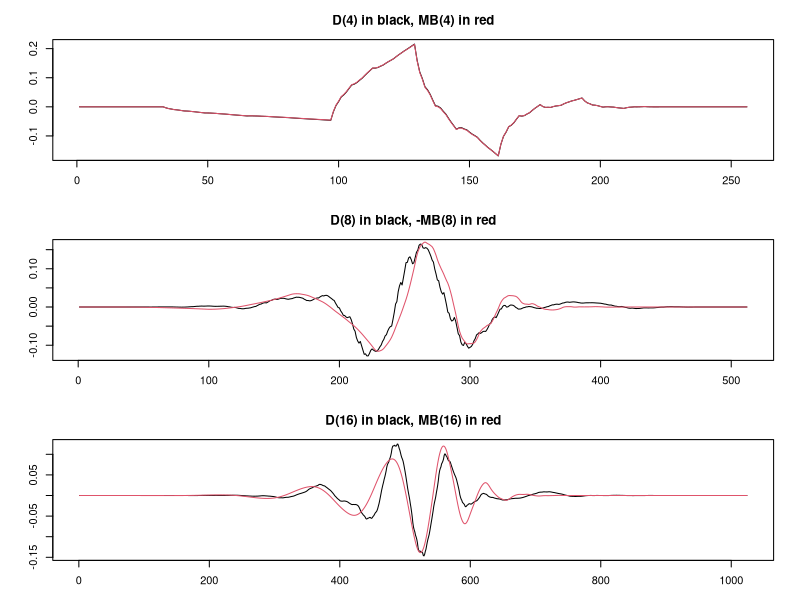
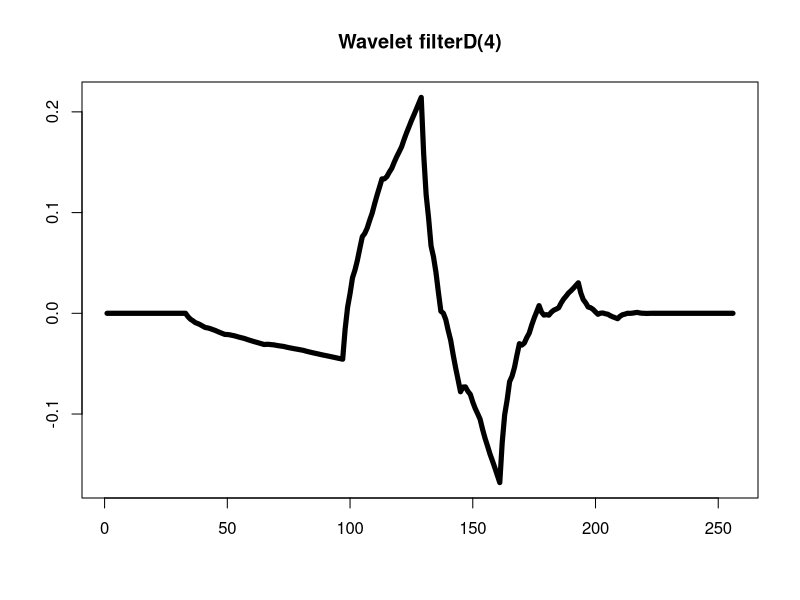
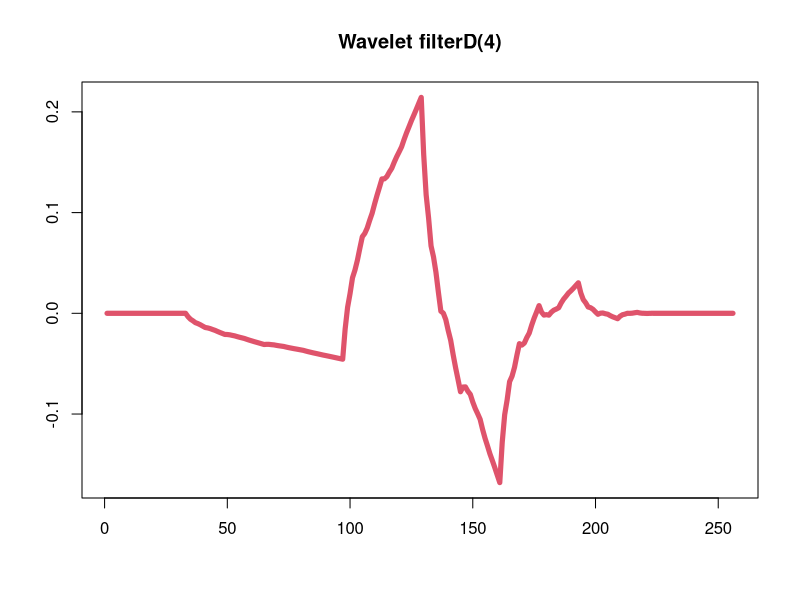

Write the R code that produced these figures, in order.
library(waveslim)
## Figure 4.14 in Gencay, Selcuk and Whitcher (2001)
     par(mfrow=c(3,1), mar=c(5-2,4,4-1,2))
     f.seq <- "HLLLLL"
     plot(c(rep(0,33), wavelet.filter("mb4", f.seq), rep(0,33)), type="l",
          xlab="", ylab="", main="D(4) in black, MB(4) in red")
     lines(c(rep(0,33), wavelet.filter("d4", f.seq), rep(0,33)), col=2)
     plot(c(rep(0,35), -wavelet.filter("mb8", f.seq), rep(0,35)), type="l",
          xlab="", ylab="", main="D(8) in black, -MB(8) in red")
     lines(c(rep(0,35), wavelet.filter("d8", f.seq), rep(0,35)), col=2)
     plot(c(rep(0,39), wavelet.filter("mb16", f.seq), rep(0,39)), type="l",
          xlab="", ylab="", main="D(16) in black, MB(16) in red")
     lines(c(rep(0,39), wavelet.filter("d16", f.seq), rep(0,39)), col=2)

pdf("D4.pdf")
plot(c(rep(0,33), wavelet.filter("d4", f.seq), rep(0,33)), type="l",lwd=5,
       xlab="", ylab="", main="Wavelet filterD(4)")
dev.off()

pdf("D4red.pdf")
plot(c(rep(0,33), wavelet.filter("d4", f.seq), rep(0,33)), type="l",lwd=5,col=2,
       xlab="", ylab="", main="Wavelet filterD(4)")
dev.off()
